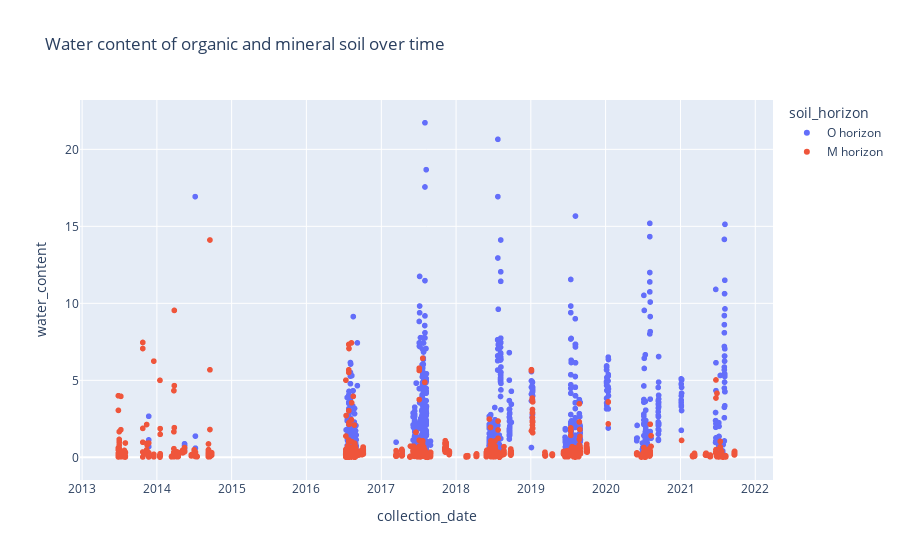

Notebook code cell kept with this figure:
### Code cell
# Plot the water_content of all NEON sites over time for organic and mineral soil
fig = px.scatter(df, x="collection_date", y="water_content", color = "soil_horizon", title="Water content of organic and mineral soil over time")
fig.show()

### Figure 1 — Plotly figure (JSON) as saved in the notebook; plotly's stock layout.template omitted (floating-point values rounded to 4 significant figures; data arrays with more than 128 entries replaced by an {"elided": "..."} marker saying what was removed)
{"data": [{"hovertemplate": "soil_horizon=O horizon<br>collection_date=%{x}<br>water_content=%{y}<extra></extra>", "legendgroup": "O horizon", "marker": {"color": "#636efa", "symbol": "circle"}, "mode": "markers", "name": "O horizon", "showlegend": true, "type": "scattergl", "x": {"elided": "1162 str values"}, "xaxis": "x", "y": {"elided": "1162 float values"}, "yaxis": "y"}, {"hovertemplate": "soil_horizon=M horizon<br>collection_date=%{x}<br>water_content=%{y}<extra></extra>", "legendgroup": "M horizon", "marker": {"color": "#EF553B", "symbol": "circle"}, "mode": "markers", "name": "M horizon", "showlegend": true, "type": "scattergl", "x": {"elided": "3281 str values"}, "xaxis": "x", "y": {"elided": "3281 float values"}, "yaxis": "y"}], "layout": {"autosize": true, "legend": {"title": {"text": "soil_horizon"}, "tracegroupgap": 0}, "title": {"text": "Water content of organic and mineral soil over time"}, "xaxis": {"anchor": "y", "autorange": true, "domain": [0, 1], "range": ["2012-12-26 00:21:48.0999", "2022-03-23 23:38:11.9001"], "title": {"text": "collection_date"}, "type": "date"}, "yaxis": {"anchor": "x", "autorange": true, "domain": [0, 1], "range": [-1.787, 23.52], "title": {"text": "water_content"}, "type": "linear"}}}
